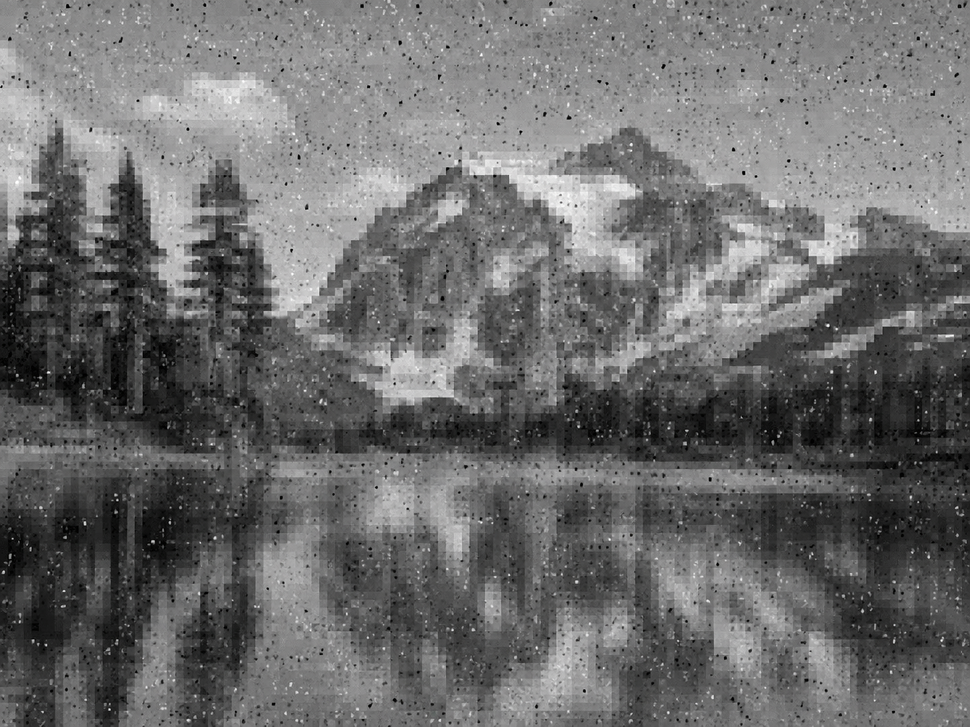
#> input picture t1.png, 970 x 727 px, shrunk from 1448 x 1086 before the run
$ python plot_analysis.py
#> lines starting #> are read from the running program, lines starting #| are printed output that depends on the picture
import os
import numpy as np
import matplotlib.pyplot as plt
from PIL import Image

def plot_restoration_analysis(input_path="t1.png", restored_path="restored_t1.png", save_path="analysis_graph.png"):
#> called with input_path = 't1.png', restored_path = 'restored_t1.png', save_path = 'analysis_graph.png'
    if not os.path.exists(input_path):
        raise FileNotFoundError(f"Input file not found: {input_path}")

    if not os.path.exists(restored_path):
        raise FileNotFoundError(f"Restored file not found: {restored_path}. Run restore_image.py first!")

    img_in = np.array(Image.open(input_path).convert("L")).astype(np.float32)
    img_out = np.array(Image.open(restored_path).convert("L")).astype(np.float32)
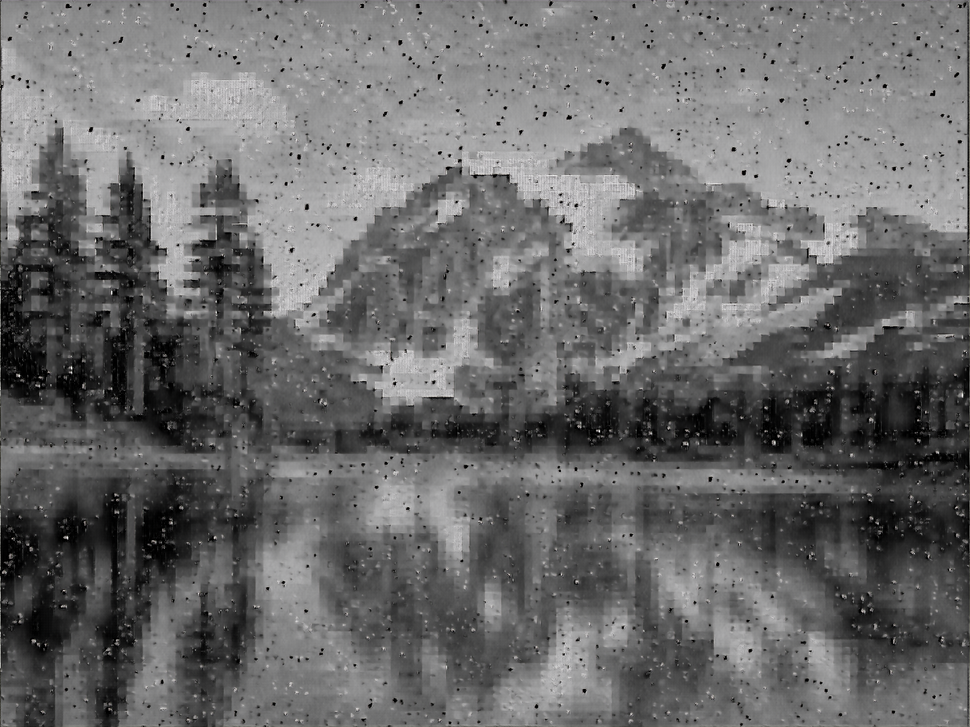
#> input picture restored_t1.png, 970 x 727 px, shrunk from 1448 x 1086 before the run

    residual = np.abs(img_in - img_out) * 5.0
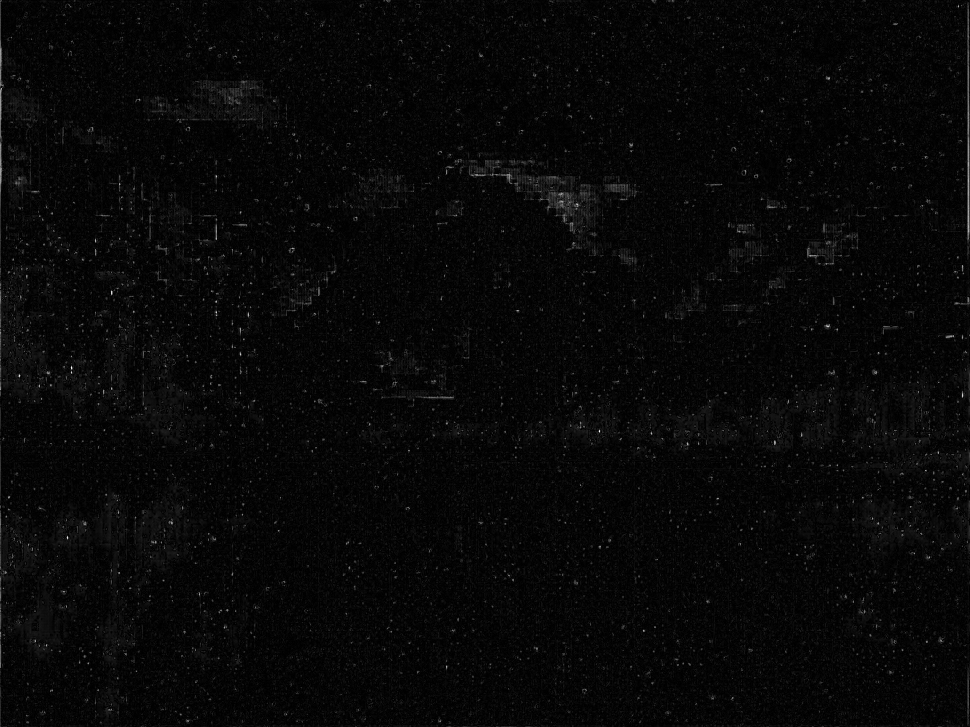
#> residual: shape (727, 970) float32; min 0, max 1270, mean 38.3; drawn with min black and max white

    plt.figure(figsize=(12, 8))

    plt.subplot(2, 2, 1)
    plt.title("Input Image (Degraded)")
    plt.imshow(img_in, cmap="gray", vmin=0, vmax=255)
    plt.colorbar()

    plt.subplot(2, 2, 2)
    plt.title("Model Output (Restored)")
    plt.imshow(img_out, cmap="gray", vmin=0, vmax=255)
    plt.colorbar()

    plt.subplot(2, 2, 3)
    plt.title("Amplified Residual Map (|Input - Output| x 5)")
    plt.imshow(residual, cmap="inferno", vmin=0, vmax=255)
    plt.colorbar()

    plt.subplot(2, 2, 4)
    plt.title("Pixel Intensity Distribution Histogram")
    plt.hist(img_in.ravel(), bins=256, range=(0, 255), alpha=0.5, color='red', label='Input')
    plt.hist(img_out.ravel(), bins=256, range=(0, 255), alpha=0.5, color='blue', label='Restored')
    plt.legend()

    plt.tight_layout()
    plt.savefig(save_path, dpi=300)
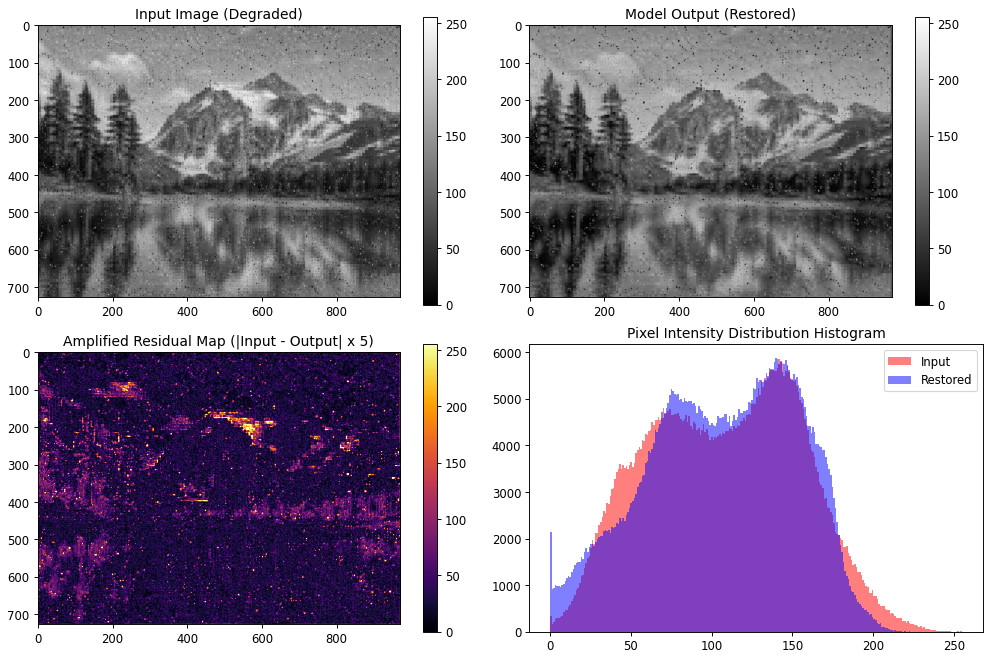
#> figure drawn by matplotlib, 7 panels; panel 7: tallest bar 5841 high, from x = 141.4 to 142.4; panel 7: tallest bar 5869 high, from x = 139.5 to 140.4
    plt.show()

if __name__ == "__main__":
    plot_restoration_analysis("t1.png", "restored_t1.png")
